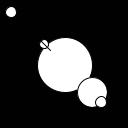
Frame 1 (no input)
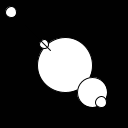
Frame 60 (the mouse pressed at the canvas centre just before this capture)
Frame 120 (the mouse held since frame 60 and released just before this capture): identical to frame 60, image omitted

The Processing sketch that drew these frames (run headless with seeded random() and noise(); from frame 60 on, the mouse is pressed at the canvas centre):

// Processing sketch: s18magd150lab01_Bryan
// ── s18magd150lab01_Bryan.pde
void setup(){
size(128,128);
background(1);
fill(255);

}
void draw(){

ellipse(65,65,55,55);
ellipse(11,12,11,11);
ellipse(92,92,30,30);
ellipse(101,102,11,11);
ellipse(44,44,9,9);

line(25,25,50,50);

}
